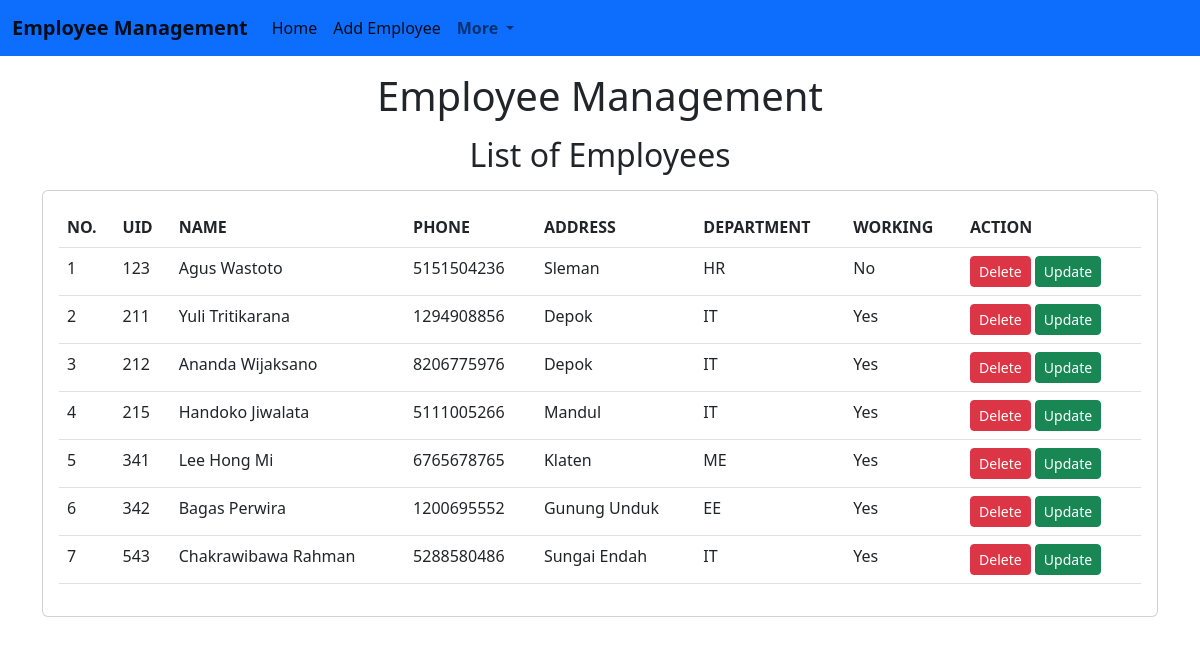
Screenshot of /Emp/home/ with the database file from the repository.
### Employee/models.py (models this page shows)
class Employee(models.Model):
    name = models.CharField(max_length=200)
    emp_id = models.AutoField(primary_key=True)
    phone= models.BigIntegerField(max_length=12)
    address = models.CharField(max_length=200)
    working = models.CharField(max_length=12)
    department = models.CharField(max_length=150)

### Employee/views.py (the view)
# urls.py: path('home/',Emp_home),
def Emp_home(request):
    emps = Employee.objects.all()  # Fetch all employee records
    return render(request, 'Emp/home.html', {'emps': emps})

### templates/Emp/home.html (shortened to what this page needs)
<!doctype html>
<html lang="en">
  <head>
    <link href="https://cdn.jsdelivr.net/npm/bootstrap@5.2.3/dist/css/bootstrap.min.css" rel="stylesheet">
  </head>
  <body>
    {% include "Emp/navbar.html" %}
    <h1 class="text-center my-3">Employee Management</h1>
    <h2 class="text-center my-3">List of Employees</h2>
    <div class="container">
      <div class="row">
        <div class="col-md-12">
          <div class="card">
            <div class="card-body">
              <table class="table table-hover">
                <thead>
                  <tr>
                    <th>NO.</th>
                    <th>UID</th>
                    <th>NAME</th>
                    <th>PHONE</th>
                    <th>ADDRESS</th>
                    <th>DEPARTMENT</th>
                    <th>WORKING</th>
                    <th>ACTION</th>
                  </tr>
                </thead>
                <tbody>
                 {% for e in emps %}
                  <tr>
                    <td>{{ forloop.counter }}</td>
                    <td>{{ e.emp_id }}</td>
                    <td>{{ e.name }}</td>
                    <td>{{ e.phone }}</td>
                    <td>{{ e.address }}</td>
                    <td>{{ e.department }}</td>
                    <td>{{ e.working }}</td>
                    <td>
                      <a href="/Emp/delete_emp/{{e.emp_id}}" class="btn btn-danger btn-sm">Delete</a>
                      <a href="/Emp/update_emp/{{e.emp_id}}" class="btn btn-success btn-sm">Update</a>
                    </td>
                  </tr>
                  {% endfor %}
                </tbody>
              </table>
            </div>
          </div>
        </div>
      </div>
    </div>
  </body>
</html>

### templates/Emp/navbar.html (shortened to what this page needs)
<nav class="navbar navbar-expand-lg bg-primary">
    <div class="container-fluid">
      <a class="navbar-brand" href="/Emp/home/"><strong>Employee Management</strong></a>
      <div class="collapse navbar-collapse" id="navbarSupportedContent">
        <ul class="navbar-nav me-auto mb-2 mb-lg-0">
          <li class="nav-item">
            <a class="nav-link active"  href="/Emp/home/">Home</a>
          </li>
          <li class="nav-item">
            <a class="nav-link active" href="/Emp/add_emp/">Add Employee</a>
          </li>
          <li class="nav-item dropdown">
            <a class="nav-link dropdown-toggle" href="#" role="button" data-bs-toggle="dropdown" aria-expanded="false">
            <strong>More</strong>
            </a>
          </li>
        </ul>
      </div>
    </div>
  </nav>

### rows the page displays
Employee: emp_id "123", name "Agus Wastoto", phone "5151504236", address "Sleman", department "HR", working "No"
Employee: emp_id "211", name "Yuli Tritikarana", phone "1294908856", address "Depok", department "IT", working "Yes"
Employee: emp_id "212", name "Ananda Wijaksano", phone "8206775976", address "Depok", department "IT", working "Yes"
Employee: emp_id "215", name "Handoko Jiwalata", phone "5111005266", address "Mandul", department "IT", working "Yes"
Employee: emp_id "341", name "Lee Hong Mi", phone "6765678765", address "Klaten", department "ME", working "Yes"
Employee: emp_id "342", name "Bagas Perwira", phone "1200695552", address "Gunung Unduk", department "EE", working "Yes"
Employee: emp_id "543", name "Chakrawibawa Rahman", phone "5288580486", address "Sungai Endah", department "IT", working "Yes"
